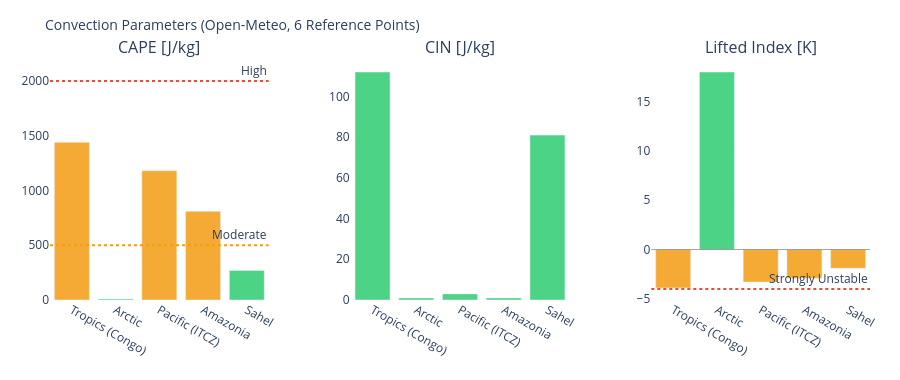

Here is the notebook cell this chart was saved with:
### Markdown cell above
---
## 3. Visualizations

### Code cell
# ============================================================
# CAPE / CIN / LIFTED INDEX – Convection potential
# ============================================================

if not df_atm.empty:
    fig = make_subplots(
        rows=1, cols=3,
        subplot_titles=['CAPE [J/kg]', 'CIN [J/kg]', 'Lifted Index [K]'],
        horizontal_spacing=0.1
    )
    pts = df_atm['point'].tolist()
    pt_colors = ['#E85D24','#185FA5','#888780','#378ADD','#639922','#F2A623']

    # CAPE – höher = mehr Gewitterpotential
    cape_vals = df_atm['cape'].fillna(0).tolist()
    cape_colors = ['#e74c3c' if v > 2000 else '#f39c12' if v > 500 else '#2ecc71'
                   for v in cape_vals]
    fig.add_trace(go.Bar(x=pts, y=cape_vals, marker_color=cape_colors,
                         opacity=0.85, showlegend=False), row=1, col=1)
    fig.add_hline(y=2000, line_dash='dot', line_color='#e74c3c',
                  annotation_text='High', row=1, col=1)
    fig.add_hline(y=500,  line_dash='dot', line_color='#f39c12',
                  annotation_text='Moderate', row=1, col=1)

    # CIN – negativer = stärker gedeckelt (weniger Auslöse)
    cin_vals = df_atm['cin'].fillna(0).tolist()
    cin_colors = ['#e74c3c' if v < -200 else '#f39c12' if v < -50 else '#2ecc71'
                  for v in cin_vals]
    fig.add_trace(go.Bar(x=pts, y=cin_vals, marker_color=cin_colors,
                         opacity=0.85, showlegend=False), row=1, col=2)

    # Lifted Index – negativ = instabil
    li_vals = df_atm['li'].fillna(0).tolist()
    li_colors = ['#e74c3c' if v < -4 else '#f39c12' if v < 0 else '#2ecc71'
                 for v in li_vals]
    fig.add_trace(go.Bar(x=pts, y=li_vals, marker_color=li_colors,
                         opacity=0.85, showlegend=False), row=1, col=3)
    fig.add_hline(y=0, line_color='gray', line_width=0.7, row=1, col=3)
    fig.add_hline(y=-4, line_dash='dot', line_color='#e74c3c',
                  annotation_text='Strongly Unstable', row=1, col=3)

    fig.update_layout(
        title=dict(text='Convection Parameters (Open-Meteo, 6 Reference Points)', font=dict(size=14)),
        height=380, plot_bgcolor='rgba(0,0,0,0)', paper_bgcolor='rgba(0,0,0,0)',
        margin=dict(l=50, r=30, t=60, b=80)
    )
    fig.update_xaxes(tickangle=30)
    fig.show()

### Figure 1 — Plotly figure (JSON) as saved in the notebook; plotly's stock layout.template omitted (floating-point values rounded to 4 significant figures)
{"data": [{"marker": {"color": ["#f39c12", "#2ecc71", "#f39c12", "#f39c12", "#2ecc71"]}, "opacity": 0.85, "showlegend": false, "type": "bar", "x": ["Tropics (Congo)", "Arctic", "Pacific (ITCZ)", "Amazonia", "Sahel"], "xaxis": "x", "y": [1440.0, 10.0, 1180.0, 810.0, 270.0], "yaxis": "y"}, {"marker": {"color": ["#2ecc71", "#2ecc71", "#2ecc71", "#2ecc71", "#2ecc71"]}, "opacity": 0.85, "showlegend": false, "type": "bar", "x": ["Tropics (Congo)", "Arctic", "Pacific (ITCZ)", "Amazonia", "Sahel"], "xaxis": "x2", "y": [112.0, 1.0, 3.0, 1.0, 81.0], "yaxis": "y2"}, {"marker": {"color": ["#f39c12", "#2ecc71", "#f39c12", "#f39c12", "#f39c12"]}, "opacity": 0.85, "showlegend": false, "type": "bar", "x": ["Tropics (Congo)", "Arctic", "Pacific (ITCZ)", "Amazonia", "Sahel"], "xaxis": "x3", "y": [-3.9, 18.0, -3.3, -2.9, -1.9], "yaxis": "y3"}], "layout": {"annotations": [{"font": {"size": 16}, "showarrow": false, "text": "CAPE [J/kg]", "x": 0.1333, "xanchor": "center", "xref": "paper", "y": 1.0, "yanchor": "bottom", "yref": "paper"}, {"font": {"size": 16}, "showarrow": false, "text": "CIN [J/kg]", "x": 0.5, "xanchor": "center", "xref": "paper", "y": 1.0, "yanchor": "bottom", "yref": "paper"}, {"font": {"size": 16}, "showarrow": false, "text": "Lifted Index [K]", "x": 0.8667, "xanchor": "center", "xref": "paper", "y": 1.0, "yanchor": "bottom", "yref": "paper"}, {"showarrow": false, "text": "High", "x": 1, "xanchor": "right", "xref": "x domain", "y": 2000, "yanchor": "bottom", "yref": "y"}, {"showarrow": false, "text": "Moderate", "x": 1, "xanchor": "right", "xref": "x domain", "y": 500, "yanchor": "bottom", "yref": "y"}, {"showarrow": false, "text": "Strongly Unstable", "x": 1, "xanchor": "right", "xref": "x3 domain", "y": -4, "yanchor": "bottom", "yref": "y3"}], "height": 380, "margin": {"b": 80, "l": 50, "r": 30, "t": 60}, "paper_bgcolor": "rgba(0,0,0,0)", "plot_bgcolor": "rgba(0,0,0,0)", "shapes": [{"line": {"color": "#e74c3c", "dash": "dot"}, "type": "line", "x0": 0, "x1": 1, "xref": "x domain", "y0": 2000, "y1": 2000, "yref": "y"}, {"line": {"color": "#f39c12", "dash": "dot"}, "type": "line", "x0": 0, "x1": 1, "xref": "x domain", "y0": 500, "y1": 500, "yref": "y"}, {"line": {"color": "gray", "width": 0.7}, "type": "line", "x0": 0, "x1": 1, "xref": "x3 domain", "y0": 0, "y1": 0, "yref": "y3"}, {"line": {"color": "#e74c3c", "dash": "dot"}, "type": "line", "x0": 0, "x1": 1, "xref": "x3 domain", "y0": -4, "y1": -4, "yref": "y3"}], "title": {"font": {"size": 14}, "text": "Convection Parameters (Open-Meteo, 6 Reference Points)"}, "xaxis": {"anchor": "y", "domain": [0.0, 0.2667], "tickangle": 30}, "xaxis2": {"anchor": "y2", "domain": [0.3667, 0.6333], "tickangle": 30}, "xaxis3": {"anchor": "y3", "domain": [0.7333, 1.0], "tickangle": 30}, "yaxis": {"anchor": "x", "domain": [0.0, 1.0]}, "yaxis2": {"anchor": "x2", "domain": [0.0, 1.0]}, "yaxis3": {"anchor": "x3", "domain": [0.0, 1.0]}}}
